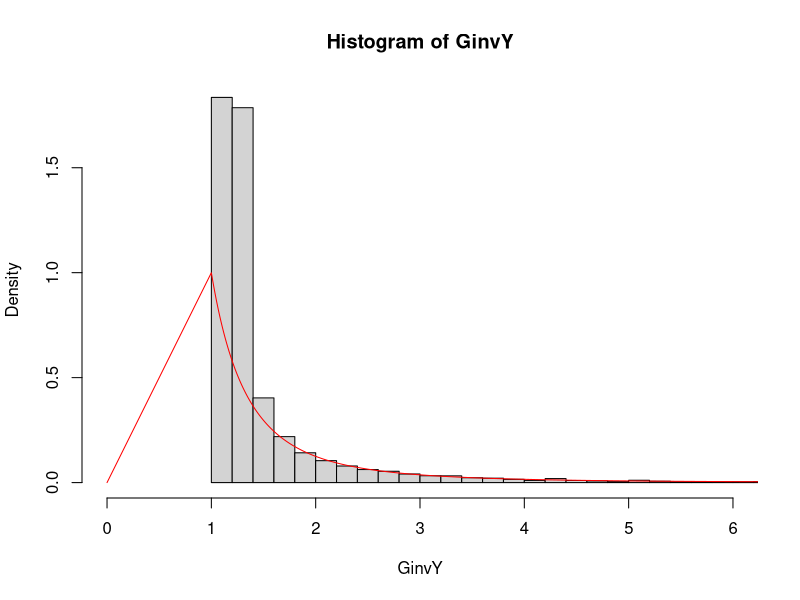

Reproduce this figure in R.
# Opg 1.1
data <- read.table("avit.txt", header=TRUE)
nm <- sum(data$sex==1)
nk <- sum(data$sex==2)

avitM = data$avit[data$sex==1]
logAvitM = log(avitM)

# Opg 1.2
medianAvitM = median(avitM)
meanAvitM = mean(avitM)
varAvitM = var(avitM)
sdAvitM = sd(avitM)

medianLogAvitM = median(logAvitM)
meanLogAvitM = mean(logAvitM)
varLogAvitM = var(logAvitM)
sdLogAvitM = sd(logAvitM)

# Opg 1.3
plot <- 0
if (plot==1) {
    hist(avitM, breaks=30, prob=TRUE)
    x1 <- seq(0, max(avitM), max(avitM)/nm)
    f1 <- dnorm(x1, mean=meanAvitM, sd=sdAvitM)
    lines(x1, f1, col="red")
    
    dev.new()
    hist(logAvitM, breaks=30, prob=TRUE)
    x2 <- seq(0, max(logAvitM), max(logAvitM)/nm)
    f2 <- dnorm(x2, mean=meanLogAvitM, sd=sdLogAvitM)
    lines(x2, f2, col="red")
}
# Opg 1.4
pnorm(2000, meanAvitM, sdAvitM)

# Opg 1.6
f <- function(y, s, u) {
    r1 <- 1 / (y * sqrt(2 * pi * s^2))
    r2 <- exp(-(log(y) - u)^2 / (2*s^2))
    return (r1*r2)
}

if (plot==1) {
    hist(avitM, breaks=30, prob=TRUE)
    x1 <- seq(0, max(avitM), max(avitM)/nm)
    f1 <- f(x1, sdLogAvitM, meanLogAvitM)
    lines(x1, f1, col="red")
}

# Opg 2.8
G <- function(y) {
    if (0 < y && y <= 1) {
        r <- y
    } else if (1 < y) {
        r <- y^(-3)
    } else {
        r <- 0
    }
    return(r)
}

Ginv <- function(y) {
    if (0 < y && y < 0.5) {
        r <- 1 / sqrt(1 - 2*y)
    } else if (0.5 < y) {
        r <- sqrt(2*y)
    } else {
        r <- 0
    }
    return(r)
}

Ginv2 <- function(y) {
    r <- sqrt(2*y)
    if (0 < y && y < 0.5) {
        r <- r + 1 / sqrt(1 - 2*y)
    }
    return(r)
}

Y <- runif(10000, 0, 1)
GinvY <- sapply(Y, Ginv, simplify=array)
#GinvY <- rep(NA, 10000)
#GinvY[Y<0.5] <- 
x1 <- seq(from=0, to=100, length.out=10000)
G1 <- sapply(x1, G, simplify=array)
mean(GinvY)
hist(GinvY, prob=TRUE, breaks=max(GinvY*4), xlim=c(0,6))
lines(x1, G1, col="red")

